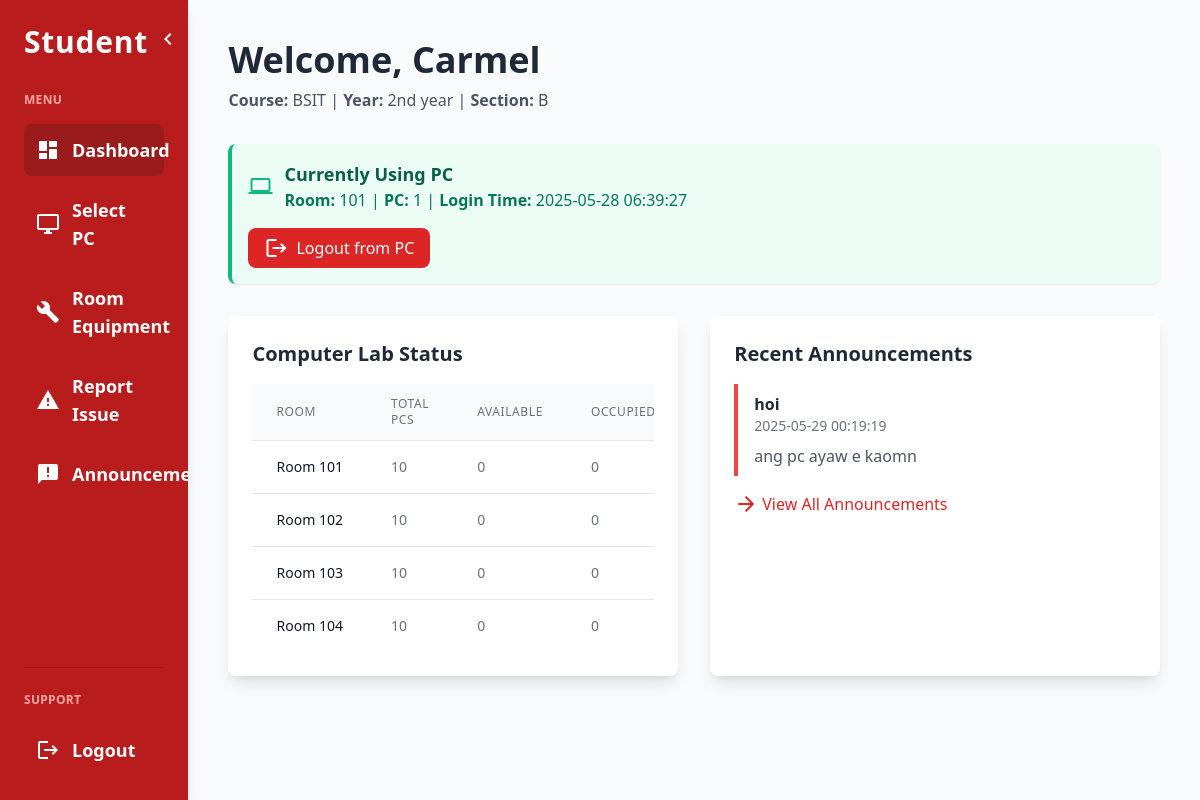
The app's page /student/dashboard.php (signed in), older data.
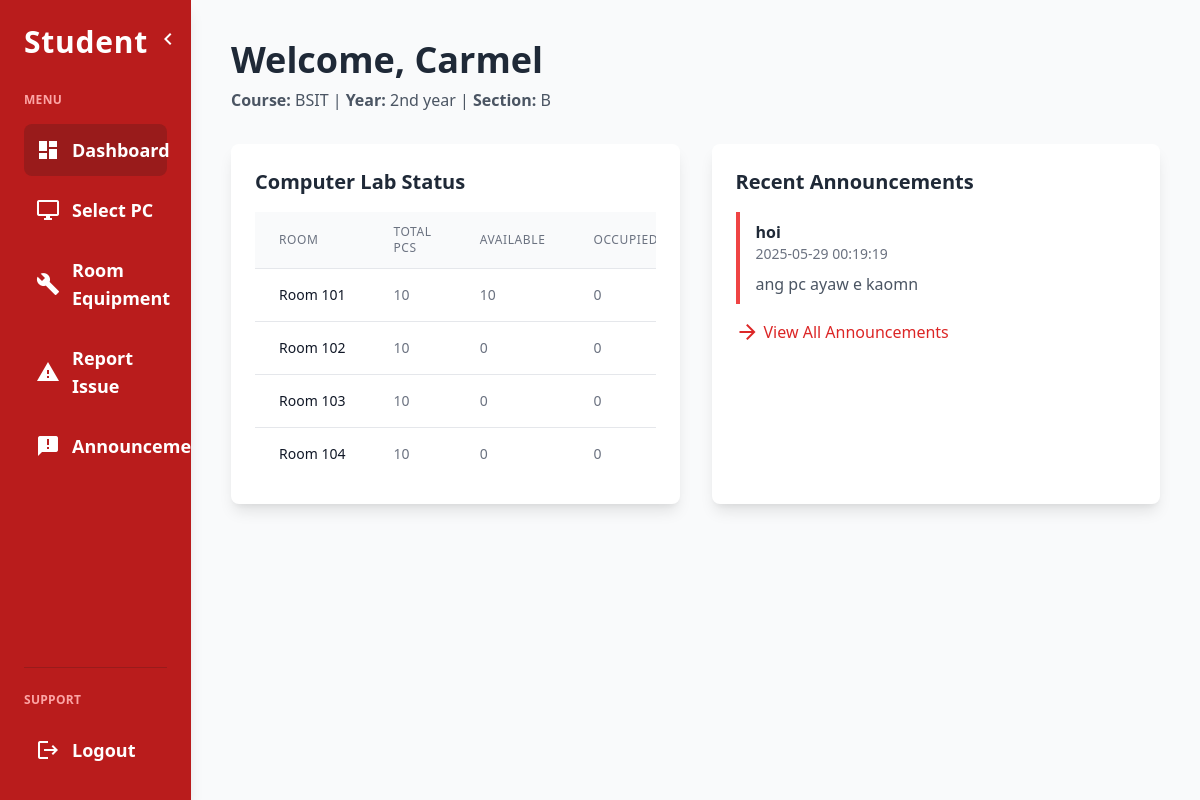
The same page, newer data.
### tables this page shows
CREATE TABLE `users` (
  `user_id` int(11) NOT NULL,
  `full_name` varchar(100) DEFAULT NULL,
  `email` varchar(100) DEFAULT NULL,
  `password` varchar(255) DEFAULT NULL,
  `role` enum('admin','student') DEFAULT 'student',
  `course` varchar(50) DEFAULT NULL,
  `year` varchar(50) DEFAULT NULL,
  `section` varchar(5) DEFAULT NULL
);

CREATE TABLE `usage_logs` (
  `usage_log_id` int(11) NOT NULL,
  `user_id` int(11) NOT NULL,
  `pc_id` int(11) NOT NULL,
  `login_time` datetime NOT NULL,
  `logout_time` datetime DEFAULT NULL
);

CREATE TABLE `rooms` (
  `room_id` int(11) NOT NULL,
  `room_number` varchar(10) DEFAULT NULL
);

CREATE TABLE `pcs` (
  `pc_id` int(11) NOT NULL,
  `room_id` int(11) DEFAULT NULL,
  `pc_number` int(11) DEFAULT NULL,
  `is_active` tinyint(1) DEFAULT 0,
  `used_by` int(11) DEFAULT NULL,
  `cpu` varchar(100) DEFAULT NULL,
  `ram` varchar(50) DEFAULT NULL,
  `storage` varchar(100) DEFAULT NULL,
  `gpu` varchar(100) DEFAULT NULL,
  `os` varchar(100) DEFAULT NULL
);

CREATE TABLE `announcements` (
  `announcement_id` int(11) NOT NULL,
  `title` varchar(200) DEFAULT NULL,
  `message` text DEFAULT NULL,
  `date_posted` timestamp NOT NULL DEFAULT current_timestamp()
);

### student/dashboard.php (the view, shortened to what this page needs)
<?php
require '../db/db.php';
$user_id = $_SESSION['user_id'];
$user_query = $conn->query("SELECT * FROM users WHERE user_id = $user_id");
$user = $user_query->fetch_assoc();
$current_pc_query = $conn->query("SELECT pcs.pc_number, rooms.room_number, usage_logs.login_time
                                  FROM usage_logs
                                  JOIN pcs ON usage_logs.pc_id = pcs.pc_id
                                  JOIN rooms ON pcs.room_id = rooms.room_id
                                  WHERE usage_logs.user_id = $user_id AND usage_logs.logout_time IS NULL");
$current_pc = $current_pc_query->fetch_assoc();
$announcements = $conn->query("SELECT * FROM announcements ORDER BY date_posted DESC LIMIT 5");
$room_stats = $conn->query("SELECT r.room_number,
                                   COUNT(p.pc_id) as total_pcs,
                                   SUM(CASE WHEN p.is_active = 1 AND p.used_by IS NULL THEN 1 ELSE 0 END) as available_pcs,
                                   SUM(CASE WHEN p.used_by IS NOT NULL THEN 1 ELSE 0 END) as occupied_pcs
                            FROM rooms r
                            LEFT JOIN pcs p ON r.room_id = p.room_id
                            GROUP BY r.room_id, r.room_number
                            ORDER BY r.room_number");
?>
<!DOCTYPE html>
<html lang="en">
<head>
    <link href="https://cdn.jsdelivr.net/npm/tailwindcss@2.2.19/dist/tailwind.min.css" rel="stylesheet">
</head>
<body class="bg-gray-50 text-gray-900">
    <div class="flex h-screen overflow-hidden">
        <nav id="sidebar" class="sidebar w-64 bg-red-700 text-white p-6 flex flex-col overflow-y-auto shadow-lg">
            <div class="flex items-center mb-8">
                <h1 class="text-3xl font-extrabold tracking-wide">Student</h1>
                <button id="toggleSidebar" class="ml-2 text-white focus:outline-none">
                    <span class="material-icons">chevron_left</span>
                </button>
            </div>
            <p class="text-xs font-semibold uppercase mb-4 tracking-wide text-red-300">Menu</p>
            <ul class="flex-grow space-y-2">
                <li>
                    <a href="dashboard.php" class="flex items-center p-3 rounded-lg bg-red-800 hover:bg-red-600 transition-colors duration-200">
                        <span class="material-icons">dashboard</span>
                        <span class="font-semibold text-lg">Dashboard</span>
                    </a>
                </li>
                <li>
                    <a href="select_pc.php" class="flex items-center p-3 rounded-lg hover:bg-red-600 transition-colors duration-200">
                        <span class="material-icons">desktop_windows</span>
                        <span class="font-semibold text-lg">Select PC</span>
                    </a>
                </li>
                <li>
                    <a href="equipment_list.php" class="flex items-center p-3 rounded-lg hover:bg-red-600 transition-colors duration-200<?php if(basename($_SERVER['PHP_SELF'])=='equipment_list.php'){echo ' bg-red-800';} ?>">
                        <span class="material-icons">build</span>
                        <span class="font-semibold text-lg">Room Equipment</span>
                    </a>
                </li>
                <li>
                    <a href="report_issue.php" class="flex items-center p-3 rounded-lg hover:bg-red-600 transition-colors duration-200">
                        <span class="material-icons">report_problem</span>
                        <span class="font-semibold text-lg">Report Issue</span>
                    </a>
                </li>
                <li>
                    <a href="announcements.php" class="flex items-center p-3 rounded-lg hover:bg-red-600 transition-colors duration-200">
                        <span class="material-icons">announcement</span>
                        <span class="font-semibold text-lg">Announcements</span>
                    </a>
                </li>
            </ul>
            <div class="mt-auto pt-6 border-t border-red-800">
                <p class="text-xs font-semibold uppercase mb-4 tracking-wide text-red-300">Support</p>
                <ul>
                    <li>
                        <a href="../login.php" class="flex items-center p-3 rounded-lg hover:bg-red-600 transition-colors duration-200">
                            <span class="material-icons">logout</span>
                            <span class="font-semibold text-lg">Logout</span>
                        </a>
                    </li>
                </ul>
            </div>
        </nav>
        <main class="flex-grow p-6 md:p-10 overflow-y-auto">
            <div class="mb-8">
                <h2 class="text-4xl font-extrabold text-gray-800">Welcome, <?= htmlspecialchars($user['full_name']) ?></h2>
                <p class="mt-2 text-gray-600">
                    <span class="font-semibold">Course:</span> <?= htmlspecialchars($user['course']) ?> |
                    <span class="font-semibold">Year:</span> <?= htmlspecialchars($user['year']) ?> |
                    <span class="font-semibold">Section:</span> <?= htmlspecialchars($user['section']) ?>
                </p>
            </div>
            <?php if ($current_pc): ?>
                <div class="bg-green-50 border-l-4 border-green-500 p-4 mb-8 rounded-lg shadow-sm">
                    <div class="flex items-center">
                        <span class="material-icons text-green-500 mr-3">computer</span>
                        <div>
                            <h3 class="text-lg font-semibold text-green-800">Currently Using PC</h3>
                            <p class="text-green-700">
                                <span class="font-semibold">Room:</span> <?= htmlspecialchars($current_pc['room_number']) ?> |
                                <span class="font-semibold">PC:</span> <?= htmlspecialchars($current_pc['pc_number']) ?> |
                                <span class="font-semibold">Login Time:</span> <?= htmlspecialchars($current_pc['login_time']) ?>
                            </p>
                        </div>
                    </div>
                    <div class="mt-4">
                        <a href="logout_pc.php" onclick="return confirm('Are you sure you want to logout from the PC?')"
                            class="inline-flex items-center px-4 py-2 bg-red-600 text-white rounded-lg hover:bg-red-700 transition-colors duration-200">
                            <span class="material-icons mr-2">logout</span>
                            Logout from PC
                        </a>
                    </div>
                </div>
            <?php endif; ?>
            <div class="grid grid-cols-1 lg:grid-cols-2 gap-8 mb-8">
                <div class="bg-white rounded-lg shadow-lg overflow-hidden">
                    <div class="p-6">
                        <h3 class="text-xl font-semibold text-gray-800 mb-4">Computer Lab Status</h3>
                        <div class="overflow-x-auto">
                            <table class="min-w-full divide-y divide-gray-200">
                                <thead class="bg-gray-50">
                                    <tr>
                                        <th class="px-6 py-3 text-left text-xs font-medium text-gray-500 uppercase tracking-wider">Room</th>
                                        <th class="px-6 py-3 text-left text-xs font-medium text-gray-500 uppercase tracking-wider">Total PCs</th>
                                        <th class="px-6 py-3 text-left text-xs font-medium text-gray-500 uppercase tracking-wider">Available</th>
                                        <th class="px-6 py-3 text-left text-xs font-medium text-gray-500 uppercase tracking-wider">Occupied</th>
                                    </tr>
                                </thead>
                                <tbody class="bg-white divide-y divide-gray-200">
                                    <?php while ($room = $room_stats->fetch_assoc()): ?>
                                        <tr>
                                            <td class="px-6 py-4 whitespace-nowrap text-sm font-medium text-gray-900">
                                                Room <?= htmlspecialchars($room['room_number']) ?>
                                            </td>
                                            <td class="px-6 py-4 whitespace-nowrap text-sm text-gray-500">
                                                <?= $room['total_pcs'] ?>
                                            </td>
                                            <td class="px-6 py-4 whitespace-nowrap text-sm text-gray-500">
                                                <?= $room['available_pcs'] ?>
                                            </td>
                                            <td class="px-6 py-4 whitespace-nowrap text-sm text-gray-500">
                                                <?= $room['occupied_pcs'] ?>
                                            </td>
                                        </tr>
                                    <?php endwhile; ?>
                                </tbody>
                            </table>
                        </div>
                    </div>
                </div>
                <div class="bg-white rounded-lg shadow-lg overflow-hidden">
                    <div class="p-6">
                        <h3 class="text-xl font-semibold text-gray-800 mb-4">Recent Announcements</h3>
                        <?php if ($announcements->num_rows > 0): ?>
                            <div class="space-y-4">
                                <?php while ($announcement = $announcements->fetch_assoc()): ?>
                                    <div class="border-l-4 border-red-500 pl-4 py-2">
                                        <h4 class="font-semibold text-gray-800"><?= htmlspecialchars($announcement['title']) ?></h4>
                                        <p class="text-sm text-gray-500 mb-2"><?= $announcement['date_posted'] ?></p>
                                        <p class="text-gray-600"><?= nl2br(htmlspecialchars($announcement['message'])) ?></p>
                                    </div>
                                <?php endwhile; ?>
                            </div>
                            <div class="mt-4">
                                <a href="announcements.php" class="text-red-600 hover:text-red-800 font-medium inline-flex items-center">
                                    <span class="material-icons mr-1">arrow_forward</span>
                                    View All Announcements
                                </a>
                            </div>
                        <?php else: ?>
                            <p class="text-gray-500">No announcements available.</p>
                        <?php endif; ?>
                    </div>
                </div>
            </div>
        </main>
    </div>
</body>
</html>

### student/dashboard.php (style rules this page uses)
nav a span.material-icons { margin-right: 12px; font-size: 24px; vertical-align: middle; }
.sidebar { transition: width 0.3s; }

Row changes from the older to the newer data that the page shows:
no longer on this page (row edited): usage_logs: rooms.room_number "101", pc.pc_number "1", login_time "2025-05-28 06:39:27"
Text that changed along with them:
new list line: "Room 101 10 10 0"
text no longer shown: "Currently Using PC Room: | PC: | Login Time: Logout from PC"
list line gone: "Room 101 10 0 0"
